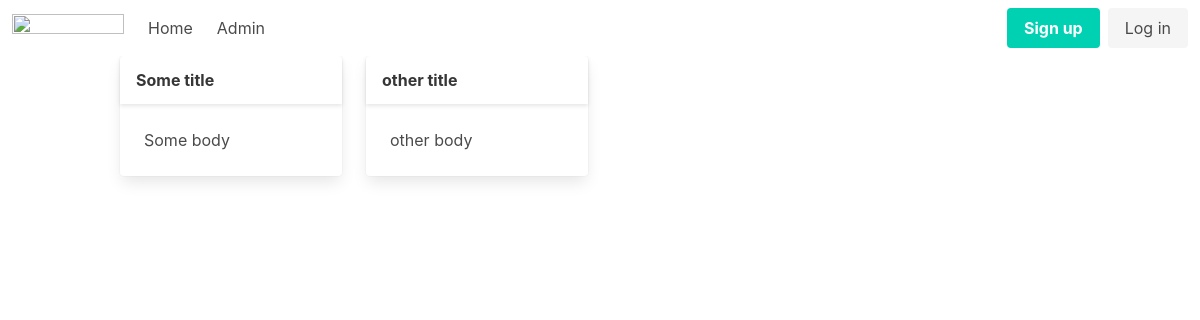
Before: / with the older database file.
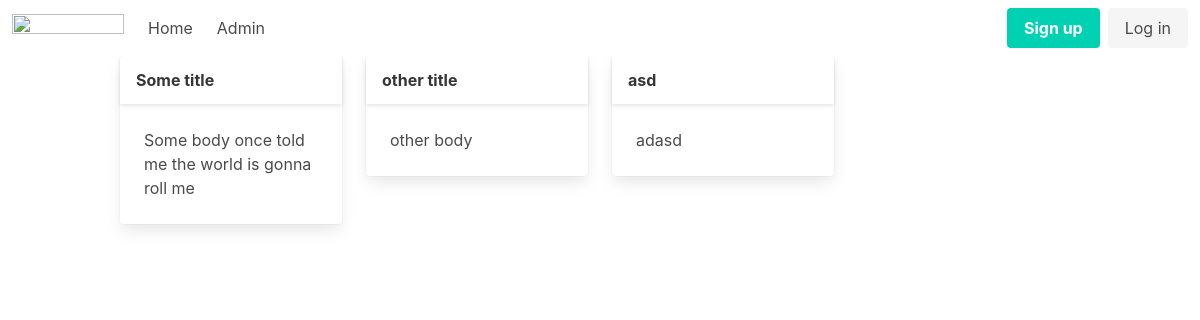
After: the same page with the newer database file.
### tables this page shows
CREATE TABLE "articles"
(
    id    integer
        primary key autoincrement,
    title text,
    body  text
);

### helpers.php (called while the page is built)
<?php
function view($viewName, $vars = []){
    extract($vars);
    include __DIR__ . "/views/$viewName.php";
}

### src/Controllers/PublicController.php (called while the page is built, shortened)
<?php
class PublicController
{
    public function home()
    {
        $articles = Article::all();
        view('home', compact('articles'));
    }
}

### src/DB.php (called while the page is built, shortened)
<?php
class DB
{
  private $conn;
  public function __construct()
  {
    try {
      $this->conn = new PDO("sqlite:db.sqlite");
      $this->conn->setAttribute(PDO::ATTR_ERRMODE, PDO::ERRMODE_EXCEPTION);
    } catch (PDOException $e) {
      echo "Connection failed: " . $e->getMessage();
    }
  }
  public function all($table, $class)
  {
    $stmt = $this->conn->prepare("SELECT * FROM $table");
    $stmt->execute();
    $stmt->setFetchMode(PDO::FETCH_CLASS, $class);
    return $stmt->fetchAll();
  }
}

### src/Models/Model.php (called while the page is built, shortened)
<?php
class Model {
    public static $table;
    public static function all(){
    	$db = new DB();
        return $db->all(static::$table, static::class);
    }
}

### views/Home.php (the view)
<?php include __DIR__ . '/partials/header.php'; ?>
<div class="container">
    <div class="columns">
        <?php foreach ($articles as $article) : ?>
            <div class="column is-3">
                <div class="card">
                    <header class="card-header">
                        <p class="card-header-title">
                            <?= $article->title ?>
                        </p>
                    </header>
                    <div class="card-content">
                        <div class="content">
                            <?= $article->body ?>
                        </div>
                    </div>
                </div>
            </div>
        <?php endforeach; ?>
    </div>
</div>
<?php include __DIR__ . '/partials/footer.php'; ?>

### views/partials/nav.php (shortened to what this page needs)
<nav class="navbar" role="navigation" aria-label="main navigation">
        <div class="navbar-brand">
                <a class="navbar-item" href="https://bulma.io">
                        <img src="https://bulma.io/images/bulma-logo.png" width="112" height="28">
                </a>
        </div>
        <div id="navbarBasicExample" class="navbar-menu">
                <div class="navbar-start">
                        <a class="navbar-item">
                                Home
                        </a>
                        <a class="navbar-item" href="/admin/articles">
                                Admin
                        </a>
                </div>
                <div class="navbar-end">
                        <div class="navbar-item">
                                <div class="buttons">
                                        <a class="button is-primary">
                                                <strong>Sign up</strong>
                                        </a>
                                        <a class="button is-light">
                                                Log in
                                        </a>
                                </div>
                        </div>
                </div>
        </div>
</nav>

Changed rows visible on the page:
changed articles "Some title": body "Some body" → "Some body once told me the world is gonna roll me"
added articles: title "asd", body "adasd"
